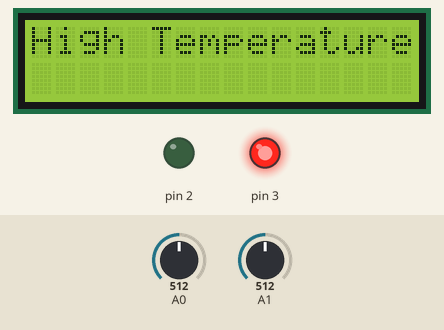
Bench run of a sketch on a simulated Arduino Uno, built with avr-gcc and run on an emulated ATmega328P. Parts: 16×2 character LCD, output pins drawn as LEDs (lit = HIGH). Dashed ring = blinking. The test bench sets the inputs (shaded band); at power-on: A1 = 512, A0 = 512. What the sketch prints to the serial monitor is not drawn.

Above: at 1.2 s.
1.3 s: A1 set to 485
At 3.4 s:
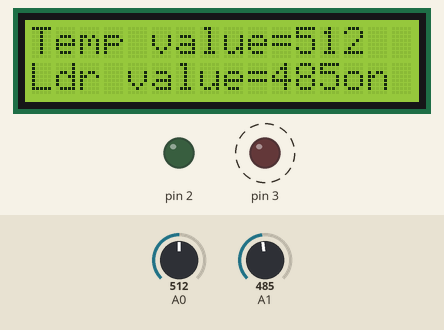
6.5 s: A0 set to 486
At 8.3 s:
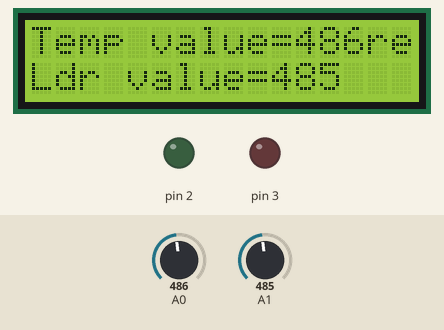
10.4 s: A0 set to 1023
At 11.9 s:
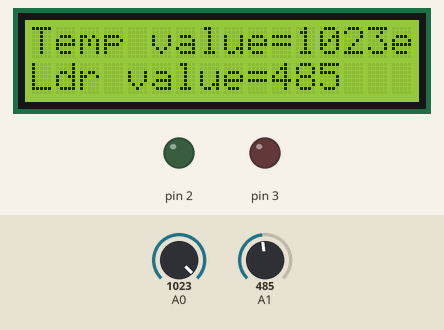
18.2 s: A1 set to 1023
At 21.5 s:
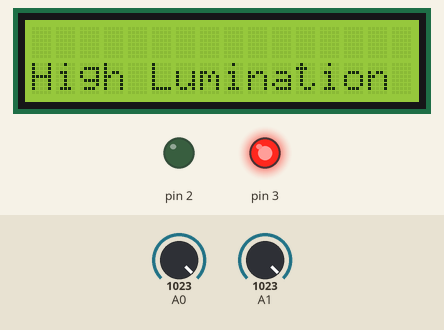
26.0 s: A1 set to 40
At 29.0 s:
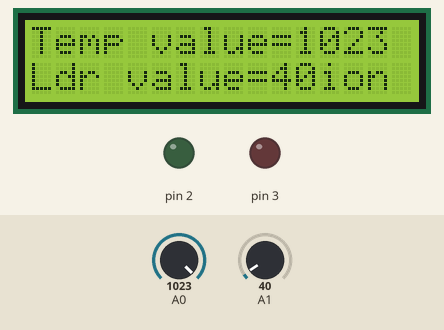
29.9 s: A0 set to 40
At 31.0 s:
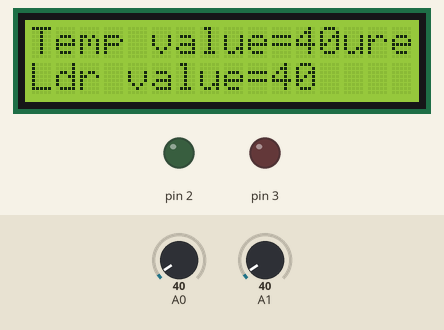
Timing chart, 0 to 32.9 s (numbered marks = the images above; inputs shaded):
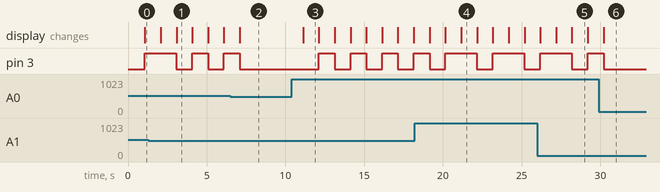

The sketch:

sketch.ino
```cpp
#include <LiquidCrystal.h>
LiquidCrystal lcd(13,12,11,10,9,8);


 void setup() {
lcd.begin(16,2);
Serial.begin(9600);
pinMode(A0, INPUT);
pinMode(A1, INPUT);
pinMode(2, OUTPUT);
pinMode(3, OUTPUT);
 }
 void loop() {
int Temp=analogRead(A0);
int Ldr=analogRead(A1);
Serial.print("Temp value=");
Serial.println(Temp);
Serial.print("Ldr value=");
Serial.println(Ldr);

lcd.setCursor(0,0);
lcd.print("Temp value=");
lcd.print(Temp);
lcd.setCursor(0,1);
lcd.print("Ldr value=");
lcd.print(Ldr);

delay(1000);

if((Temp>50)&&(Temp<300)){
  lcd.clear();
  lcd.setCursor(0,0);
  lcd.print("High Temperature");
  digitalWrite(2,1);
  Serial.println("High Temperature");
  delay(1000);
  digitalWrite(2,0);
}
if(Temp>500){
  lcd.clear();
  lcd.setCursor(0,0);
  lcd.print("High Temperature");
  digitalWrite(3,1);
  delay(1000);
  digitalWrite(3,0);
}
if((Ldr>50)&&(Ldr<300)){
  lcd.clear();
  lcd.setCursor(0,1);
  lcd.print("High Lumination");
  digitalWrite(2,1);
  delay(1000);
  digitalWrite(2,0);
}
if(Ldr>500){
  lcd.clear();
  lcd.setCursor(0,1);
  lcd.print("High Lumination");
  digitalWrite(3,1);
  delay(1000);
  digitalWrite(3,0);
}

}
```

Measured:
- the behaviour switches between 501 and 500 on A1 (found by bisection; images 0 and 1)
- the behaviour switches between 501 and 500 on A0 (found by bisection; images 1 and 2)
- after the input at 6.5 s, pin 3: goes on until 7.1 s, then stays LOW; the display: changes after 0.60 s (image 2)
- after the input at 10.4 s, pin 3: alternates HIGH for 1.0 s and LOW for 1.0 s, starting after 1.7 s; the display: changes after 0.72 s (image 3)
- after the input at 18.2 s, pin 3: HIGH → LOW after 4.0 s, → HIGH 1.0 s later, → LOW 2.0 s later; the display: first changes after 0.96 s (image 4 shows a later state)
- after the input at 26.0 s, the display: first differs from a run without the input after 2.2 s (image 5)
- after the input at 29.9 s, pin 3: goes on until 30.2 s, then stays LOW; the display: changes after 0.31 s (image 6)
- by itself, pin 3: alternates HIGH for 1.0 s and LOW for 1.0 s
